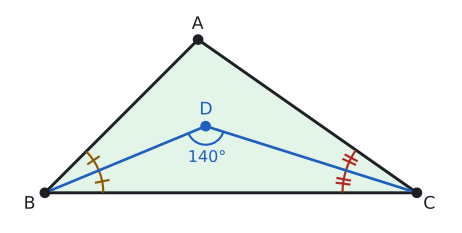

Source code (Python):
import sys; sys.path.insert(0, "tools")
from cizim import *

# Tarh ABC: m(B)=45, m(C)=35, m(A)=100. B ve C açıortayları D'de buluşur: m(BDC)=180-(45+35)/2=140.
B = np.array([0.0, 0.0]); C = np.array([7.0, 0.0])
t = 7 * np.sin(np.radians(35)) / np.sin(np.radians(100))
A = B + t * np.array([np.cos(np.radians(45)), np.sin(np.radians(45))])
a, b, c = np.linalg.norm(B - C), np.linalg.norm(A - C), np.linalg.norm(A - B)
D = (a * A + b * B + c * C) / (a + b + c)   # iç açıortayların kesişimi
print("BDC", np.degrees(np.arccos(np.dot(B - D, C - D) / np.linalg.norm(B - D) / np.linalg.norm(C - D))))

fig, ax = sekil(6, 3.6)
ax.set_aspect("equal"); ax.axis("off")
ax.add_patch(patches.Polygon([A, B, C], closed=True, facecolor=YESIL_ACIK, edgecolor=YAZI, lw=2.2))
ax.plot(*zip(B, D, C), color=MAVI, lw=2)
nokta(ax, *A, "A", dx=-0.12, dy=0.2); nokta(ax, *B, "B", dx=-0.4, dy=-0.3); nokta(ax, *C, "C", dx=0.12, dy=-0.3)
nokta(ax, *D, "D", dx=-0.12, dy=0.22, renk=MAVI)
def isaret(kose, p, q, r, renk, n):
    """kose'deki p-q açısını yay ve ortasında n çentikle işaretler (eş açılar için)."""
    aci(ax, kose, p, q, r=r, renk=renk)
    a1 = np.arctan2(*(p - kose)[::-1]); a2 = np.arctan2(*(q - kose)[::-1])
    o = (a1 + a2) / 2
    for k in range(n):
        oo = o + (k - (n - 1) / 2) * 0.06
        u = np.array([np.cos(oo), np.sin(oo)])
        ax.plot(*zip(kose + (r - 0.12) * u, kose + (r + 0.12) * u), color=renk, lw=1.6)
isaret(B, C, D, 1.1, SARI, 1); isaret(B, D, A, 1.1, SARI, 1)
isaret(C, A, D, 1.4, KIRMIZI, 2); isaret(C, D, B, 1.4, KIRMIZI, 2)
aci(ax, D, C, B, r=0.35, ad="140°", renk=MAVI)
ax.set_xlim(-0.7, 7.7); ax.set_ylim(-0.6, A[1] + 0.6)
kaydet(fig, __file__)
